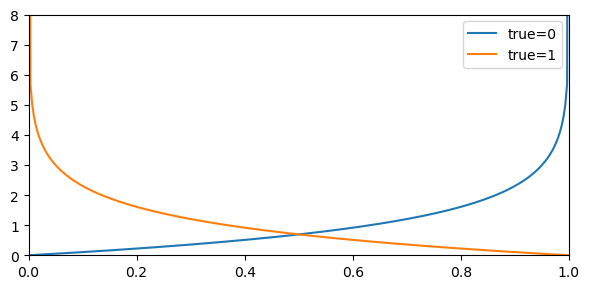

Source code (Python):
import numpy
from matplotlib import pyplot as plt
from sklearn.metrics import log_loss

def plot_logloss(figsize=(6, 3)):
    fig, ax = plt.subplots(1, figsize=figsize)

    yhat = numpy.linspace(0.0, 1.0, 300)
    losses_0 = [log_loss([0], [x], labels=[0,1]) for x in yhat]
    losses_1 = [log_loss([1], [x], labels=[0,1]) for x in yhat]

    ax.plot(yhat, losses_0, label='true=0')
    ax.plot(yhat, losses_1, label='true=1')
    ax.legend()

    ax.set_ylim(0, 8)
    ax.set_xlim(0, 1)

    return fig

def main():
    fig = plot_logloss()
    fig.tight_layout()
    out = (__file__).replace('.py', '.png')
    fig.savefig(out, bbox_inches='tight')

if __name__ == '__main__':
    main()


